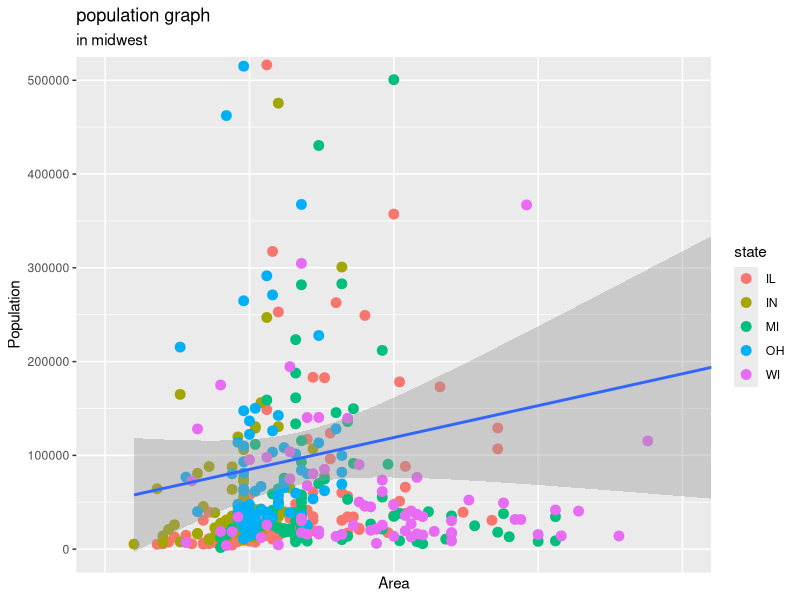

Write R code to recreate this figure. (Note: this script raises an error after producing the figure.)
library(ggplot2)

options(scipen = 999)
data("midwest", package = "ggplot2")

ggplot(midwest, aes(x=area, y=poptotal)) +
# 散布図を求めている事を伝える
geom_point(aes(col=state), size=3) +
# 線の部分
geom_smooth(method = "lm") +
# 一部にズームする方法（範囲外の値を捨てる）
# xlim(c(0, 0.1)) + ylim(c(0, 500000))
# 一部にズームする方法（範囲外の値も捨てない）
coord_cartesian(xlim = c(0, 0.1), ylim = c(0, 500000))+
# ラベルとかを追加
labs(title = "population graph", subtitle = "in midwest", y = "Population", x= "Area") +
# X軸のメモリを変更
scale_x_continuous(breaks = seq(0, 0.1, 0.01)) +
# X軸方向に反転
scale_x_reverse() +

ggsave("midwest.png")